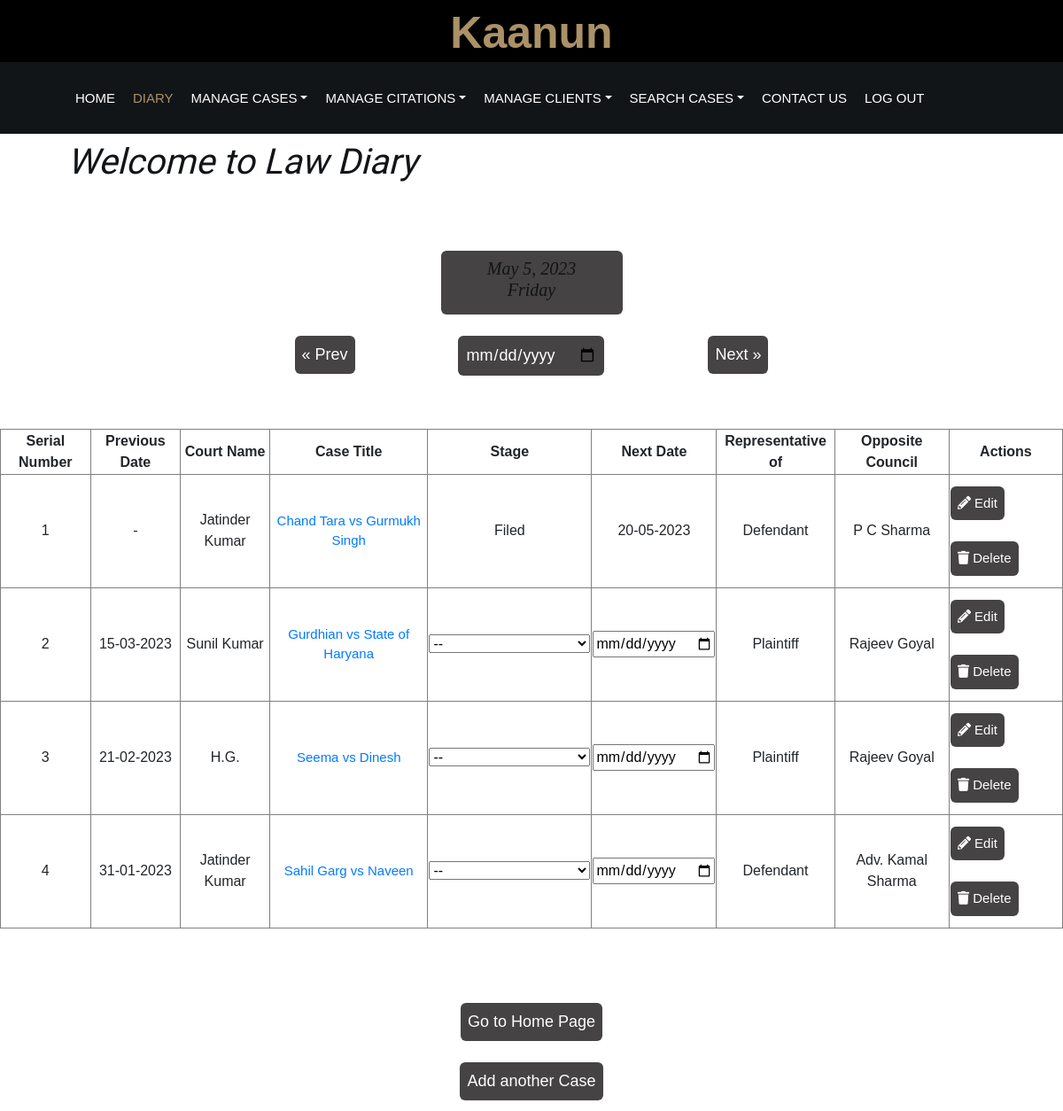
Screenshot of /diary/goToDate.php?manualDate=2023-05-05 (signed in) with the database file from the repository.
### tables this page shows
CREATE TABLE `casedate` (
  `id` int(10) NOT NULL,
  `userid` int(10) NOT NULL,
  `caseid` int(10) NOT NULL,
  `caseDate` date NOT NULL,
  `stage` varchar(200) NOT NULL,
  `feepaid` int(10) NOT NULL,
  `magistrateId` int(10) NOT NULL
);

CREATE TABLE `magistrate` (
  `userid` int(11) NOT NULL,
  `id` int(11) NOT NULL,
  `name` varchar(2000) NOT NULL,
  `datemag` date NOT NULL
);

CREATE TABLE `cases` (
  `caseNum` int(15) NOT NULL,
  `userId` int(15) NOT NULL,
  `firstParty` varchar(500) NOT NULL,
  `secondParty` varchar(500) NOT NULL,
  `whomRepresent` varchar(400) NOT NULL,
  `oppCouncil` varchar(5000) NOT NULL,
  `oppCouncilPhn` varchar(20) NOT NULL,
  `startedOn` date NOT NULL,
  `type` varchar(500) NOT NULL,
  `courtType` varchar(500) NOT NULL,
  `magistrate` int(15) NOT NULL,
  `remarks` varchar(5000) NOT NULL,
  `isTransferred` varchar(30) NOT NULL,
  `isDecided` varchar(30) NOT NULL,
  `status` varchar(30) NOT NULL
);

### diary/goToDate.php (the view, shortened to what this page needs)
<!DOCTYPE html>
<html>
<head>
    <link href="css/style.css" rel="stylesheet">
    <link href="https://stackpath.bootstrapcdn.com/bootstrap/4.4.1/css/bootstrap.min.css" rel="stylesheet">
    <link href="https://cdnjs.cloudflare.com/ajax/libs/font-awesome/5.10.0/css/all.min.css" rel="stylesheet">
    <link href="lib/animate/animate.min.css" rel="stylesheet">
    <link href="lib/owlcarousel/assets/owl.carousel.min.css" rel="stylesheet">
    <link href="../css/index_style.css" rel="stylesheet">
</head>
<body>
    <div class="wrapper">
        <div class="top-bar">
            <div class="container-fluid">
                <div class="row">
                    <div class="logo">
                        <center>
                            <a href="./index.php" class="link_head">
                                <p>Kaanun</p>
                            </a>
                        </center>
                    </div>
                </div>
            </div>
        </div>
    </div>
    <div class="nav-bar" style="margin:auto">
        <div class="container-fluid">
            <nav class="navbar navbar-expand-lg bg-dark navbar-dark">
                <div class="collapse navbar-collapse justify-content-between" id="navbarCollapse">
                    <div class="navbar-nav mr-auto">
                        <a href="../home.php" class="nav-item nav-link">Home</a>
                        <a href="../diary/dateRetrieve.php" class="nav-item nav-link active">Diary</a>
                        <div class="nav-item dropdown">
                            <a href="#" class="nav-link dropdown-toggle" data-toggle="dropdown">Manage Cases</a>
                        </div>
                        <div class="nav-item dropdown">
                            <a href="#" class="nav-link dropdown-toggle" data-toggle="dropdown">Manage Citations</a>
                        </div>
                        <div class="nav-item dropdown">
                            <a href="#" class="nav-link dropdown-toggle" data-toggle="dropdown">Manage Clients</a>
                        </div>
                        <div class="nav-item dropdown">
                            <a href="#" class="nav-link dropdown-toggle" data-toggle="dropdown">Search Cases</a>
                        </div>
                        <a href="../home.php #footer" class="nav-item nav-link">Contact Us</a>
                        <a href="../index.php" class="nav-item nav-link">Log Out</a>
                    </div>
                </div>
            </nav>
        </div>
    </div>
    <nav id="navbar" class="navbar order-last order-lg-4" style="margin-left: 5%;">
        <h3 style="font-family: 'Tangerine', serif; font-size: 40px; display: inline;">Welcome to Law Diary</h3>
    </nav>
    <br><br>
    <?php
    $mysqli = new mysqli("localhost", "root", "", "lawdiary");
    $todayDate = $_GET['manualDate'];
    $userId = $_SESSION["userID"];
    $sql = "SELECT * FROM cases A
    JOIN casedate B ON A.userId = B.userid AND A.caseNum = B.caseid
    JOIN magistrate C ON B.userid = C.userid
    WHERE A.userId = '$userId' AND B.caseDate = '$todayDate' AND C.id = B.magistrateId;
    ";
    $result = $mysqli->query($sql);
    $srNo = 1;
    ?>
    <center>
        <div class="row">
            <div class="col-4 col-md-5"></div>
            <div class="col-4 col-md-2 button">
                <h5><?php echo date("M j, Y", strtotime($todayDate)); ?><br><?php echo date("l", strtotime($todayDate)); ?></h5>
            </div>
        </div>
        <div class="row">
            <div class="col-0 col-sm-4 col-md-3"></div>
            <div class="col-12 col-sm-4 col-md-9">
                <div>
                    <div class="row">
                        <div class="col-3 col-sm-4 col-md-2 text-center">
                            <form action="../diary/prevRetrieve.php" style="display: inline; width:18px" method="post">
                                <input type="submit" class="button" value="&laquo; Prev" style="float:left; margin-left:25px">
                            </form>
                        </div>
                        <div class="col-6 col-sm-4 col-md-4 text-center">
                            <form action="../diary/manualRetrieve.php" style="display: inline" method="post">
                                <input class="button" type="date" name="manualDate" onchange="this.form.submit()">
                            </form>
                        </div>
                        <div class="col-3 col-sm-4 col-md-2 text-center">
                            <form action="../diary/nextRetrieve.php" style="display: inline; width:18px" method="post">
                                <input type="submit" class="button" value="Next &raquo;" style="float:right; margin-right:25px">
                            </form>
                        </div>
                    </div>
                </div>
            </div>
        </div>
    </center>
    <br><br>
    <?php
    if ($result->num_rows > 0) {
        echo "<center><table border='1'><tr>
        <th><center>Serial Number</center></th>
        <th><center>Previous Date</center></th>
        <th><center>Court Name</center></th>
        <th><center>Case Title</center></th>
        <th><center>Stage</center></th>
        <th><center>Next Date</center></th>
        <th><center>Representative of</center></th>
        <th><center>Opposite Council</center></th>
        <th><center>Actions</center></th>
        </tr>";
        while ($row = $result->fetch_assoc()) {
            echo "<tr><td><center>" . $srNo . "</center></td>";
            $srNo = $srNo + 1;
            $caseNum = $row['caseNum'];
            $vs = ' vs ';
            $caseName = $row['firstParty'] . $vs . $row['secondParty'];
            $dateSql = "select * from casedate where caseid=$caseNum and caseDate<'$todayDate' and userid=$userId order by caseDate desc limit 1;";
            $resultPrev = $mysqli->query($dateSql);
            if ($row['stage'] == 'Filed') {
                echo "<td><center>-</center></td>";
            } else if ($resultPrev->num_rows > 0) {
                $rowPrev = $resultPrev->fetch_assoc(); ?>
                <td>
                    <center>
                        <a href="goToDate.php?manualDate=<?php echo $rowPrev['caseDate'] ?>" class="goToLink"><?php echo date("d-m-Y", strtotime($rowPrev['caseDate'])) ?></a>
                    </center>
                </td>
            <?php
            } else {
                echo "<td><center>-</center></td>";
            }
            echo "<td><center>" . $row['name'];
            ?>
            </center>
            </td>
            <td style="font-size:15px">
                <center><a href="../show_cases/casedetails_caseview.php?varname=<?php echo $caseNum ?>">
                        <?php
                        echo $caseName . "</a></center></td>";
                        if ($row['stage'] == NULL) {
                        ?>
            <td>
                <center>
                    <form action="./updateStage.php" method="post">
                        <select name="stageSelect" id="stageSelect" onchange="this.form.submit()" required>
                            <option value="" selected disabled>--</option>
                        </select>
                    </form>
                </center>
            </td>
            <?php
                        }
                        else {
                            $stageVal = $row['stage'];
                            echo "<td><center>$stageVal</center></td>";
                        }
                        $dateSqlNext = "select * from casedate where caseid='$caseNum' order by caseDate asc;";
                        $resultNext = $mysqli->query($dateSqlNext);
                        $flag = 0;
                        if ($resultNext->num_rows > 1) {
                            while ($rowNext = $resultNext->fetch_assoc()) {
                                if ($rowNext['caseDate'] > $todayDate) {
                                    $flag = 1; ?>
                    <td>
                        <center>
                            <a href="goToDate.php?manualDate=<?php echo $rowNext['caseDate'] ?>" class="goToLink"><?php echo date("d-m-Y", strtotime($rowNext['caseDate'])) ?></a>
                        </center>
                    </td>
            <?php
                                    break;
                                }
                            }
                        }
                        if ($flag == 0) {
            ?>
            <td>
                <center>
                    <form action="updateNextDate.php" method="post" onchange="this.form.submit()">
                        <input type="date" name="nextdate" onchange="this.form.submit()">
                    </form>
                </center>
            </td>
        <?php
                        }
                        echo "<td><center>" . $row['whomRepresent'] . "</center></td>";
        ?>
        <td class="oppCoun">
            <center><?php echo $row['oppCouncil'] ?></center>
        </td>
        <td>
            <?php
            if ($row['isDecided'] == 0 && $row['isTransferred'] == 0) {
            ?>
                <form action="./editRetrieve.php" method="post" style="display: inline;">
                    <button style="font-size:15px" class="button" onclick="this.form.submit()"><i class="fas fa-pencil-alt"></i> Edit</button>
                </form>
                <form action="./deleteRetrieve.php" method="post" style="display:inline">
                    <button style="font-size:15px" class="button" onclick="this.form.submit()"><i class="fas fa-trash"></i> Delete</button>
                </form>
            <?php
            }
            ?>
        </td>
        </tr>
    <?php
        }
        echo "</table></center>";
    }
?>
<br><br><br>
<center>
    <form action="../home.php" style="display: inline;">
        <input type="submit" class="button" value="Go to Home Page">
    </form>
    <form action="../add_case/add_case.php">
        <input type="submit" class="button" value="Add another Case">
    </form>
</center>
</body>
</html>

### css/style.css (style rules this page uses)
body { color: #666666; background: #ffffff; font-family: 'Roboto', sans-serif; font-weight: 400; }
h1, h2, h3, h4, h5, h6 { font-family: 'EB Garamond', serif; font-weight: 600; font-style: italic; color: #121518; }
a { color: #454545; transition: .3s; }
.wrapper { position: relative; width: 100%; max-width: 1366px; margin: 0 auto; background: #ffffff; }
.top-bar { position: relative; height: 90px; background: #000000; }
.top-bar .logo { padding: 15px 0; text-align: left; overflow: hidden; }
@media (min-width: 992px) { .top-bar { padding: 0 60px; } }
.link_head { text-decoration: none; }
.nav-bar { position: relative; padding: 20px 0; transition: .3s; }
.nav-bar .navbar { height: 100%; padding: 0; }
.navbar-dark .navbar-nav .nav-link, .navbar-dark .navbar-nav .nav-link:focus, .navbar-dark .navbar-nav .nav-link:hover, .navbar-dark .navbar-nav .nav-link.active { padding: 10px 10px 8px 10px; color: #ffffff; }
.navbar-dark .navbar-nav .nav-link:hover, .navbar-dark .navbar-nav .nav-link.active { color: #aa9166; transition: none; }
@media (min-width: 992px) { .nav-bar { padding: 20px 60px; } }
@media (min-width: 992px) { .nav-bar, .nav-bar .navbar { background: #121518 !important; } }
@media (min-width: 992px) { .nav-bar a.nav-link { padding: 8px 15px; font-size: 15px; text-transform: uppercase; } }

### css/index_style.css (style rules this page uses)
html { overflow-x: hidden; max-width: 100%; }
body { margin: 0; padding: 0; font-family: sans-serif; background: url() no-repeat; background-size: cover; overflow-x: hidden; max-width: 100%; }
.wrapper { position: relative; width: 100%; margin: 0 auto; background: #ffffff; }
.button { padding: 8px; color: #ffffff; background: none rgb(69, 67, 67); border: none; border-radius: 6px; font-size: 18px; cursor: pointer; margin: 12px 0; }
.top-bar { position: relative; height: 70px; background: #000000; text-align: center; display: block; width: 100%; margin: auto; }
.top-bar .logo { padding: 10px 0; text-align: center; overflow: hidden; display: block; margin: auto; }
.top-bar .logo p { color: #aa9166; font-size: 50px; line-height: 55px; font-weight: 800; text-align: center; float: center; display: block; margin: auto; }
.link_head { text-decoration: none; margin: auto; }
.nav-bar { position: relative; padding: 20px 0; transition: .3s; }
.nav-bar .navbar { height: 100%; padding: 0; }
.navbar-dark .navbar-nav .nav-link, .navbar-dark .navbar-nav .nav-link:focus, .navbar-dark .navbar-nav .nav-link:hover, .navbar-dark .navbar-nav .nav-link.active { padding: 10px 10px 8px 10px; color: #ffffff; }
.navbar-dark .navbar-nav .nav-link:hover, .navbar-dark .navbar-nav .nav-link.active { color: #aa9166; transition: none; }
@media (min-width: 992px) { .nav-bar { padding: 20px 60px; } }
@media (min-width: 992px) { .nav-bar, .nav-bar .navbar { background: #121518 !important; } }
@media (min-width: 992px) { .nav-bar a.nav-link { padding: 8px 15px; font-size: 15px; text-transform: uppercase; } }

### diary/goToDate.php (style rules this page uses)
.oppCoun { position: relative; }
.goToLink { text-decoration: none; color: inherit; }
.goToLink:link { text-decoration: none; color: inherit; }

### rows the page displays
casedate: magistrate.name "Jatinder Kumar", cases.firstParty+secondParty "Chand Tara vs Gurmukh Singh", stage "Filed", cases.whomRepresent "Defendant", cases.oppCouncil "P C Sharma"
casedate: caseDate "20-05-2023"
casedate: casedate.caseDate "15-03-2023", magistrate.name "Sunil Kumar", cases.firstParty+secondParty "Gurdhian vs State of Haryana", cases.whomRepresent "Plaintiff", cases.oppCouncil "Rajeev Goyal"
casedate: casedate.caseDate "21-02-2023", magistrate.name "H.G.", cases.firstParty+secondParty "Seema vs Dinesh", cases.whomRepresent "Plaintiff", cases.oppCouncil "Rajeev Goyal"
casedate: casedate.caseDate "31-01-2023", magistrate.name "Jatinder Kumar", cases.firstParty+secondParty "Sahil Garg vs Naveen", cases.whomRepresent "Defendant", cases.oppCouncil "Adv. Kamal Sharma"

### other values shown
date("M j, Y", strtotime($todayDate)) "May 5, 2023"
date("l", strtotime($todayDate)) "Friday"
